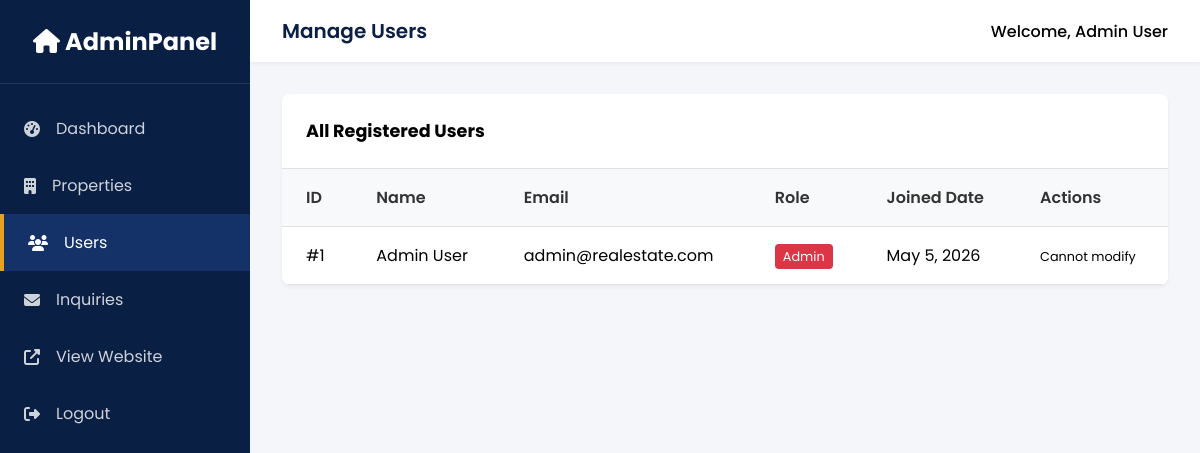
The page /admin/users.php (signed in) on the database its author committed.
### tables this page shows
CREATE TABLE IF NOT EXISTS users (
    id INT AUTO_INCREMENT PRIMARY KEY,
    name VARCHAR(100) NOT NULL,
    email VARCHAR(100) NOT NULL UNIQUE,
    password VARCHAR(255) NOT NULL,
    role ENUM('user', 'admin') DEFAULT 'user',
    phone VARCHAR(20),
    created_at TIMESTAMP DEFAULT CURRENT_TIMESTAMP
);

### admin/users.php (the view, shortened to what this page needs)
<?php
require_once '../config/database.php';
include 'includes/header.php';
$stmt = $pdo->query("SELECT * FROM users ORDER BY created_at DESC");
$users = $stmt->fetchAll();
?>
<div class="card">
    <div class="card-header">
        <h3 style="font-size: 1.1rem;">All Registered Users</h3>
    </div>
    <div class="table-responsive">
        <table>
            <thead>
                <tr>
                    <th>ID</th>
                    <th>Name</th>
                    <th>Email</th>
                    <th>Role</th>
                    <th>Joined Date</th>
                    <th>Actions</th>
                </tr>
            </thead>
            <tbody>
                <?php if(count($users) > 0): ?>
                    <?php foreach ($users as $u): ?>
                    <tr>
                        <td>#<?= $u['id'] ?></td>
                        <td><?= htmlspecialchars($u['name']) ?></td>
                        <td><?= htmlspecialchars($u['email']) ?></td>
                        <td>
                            <span class="badge <?= $u['role'] == 'admin' ? 'badge-sold' : 'badge-active' ?>">
                                <?= ucfirst($u['role']) ?>
                            </span>
                        </td>
                        <td><?= date('M j, Y', strtotime($u['created_at'])) ?></td>
                        <td>
                            <?php if($u['role'] !== 'admin'): ?>
                                <a href="?action=delete&id=<?= $u['id'] ?>" class="btn btn-sm btn-danger" onclick="return confirm('Are you sure you want to delete this user? This will also delete their properties.');" title="Delete User"><i class="fas fa-trash"></i></a>
                            <?php else: ?>
                                <span class="text-light" style="font-size: 0.8rem;">Cannot modify</span>
                            <?php endif; ?>
                        </td>
                    </tr>
                    <?php endforeach; ?>
                <?php else: ?>
                    <tr><td colspan="6" class="text-center">No users found.</td></tr>
                <?php endif; ?>
            </tbody>
        </table>
    </div>
</div>
    </div>
</main>
</body>
</html>

### assets/css/admin.css (style rules this page uses)
:root { --primary-color: #0A1F44; --accent-color: #E8A020; --bg-color: #f4f6f9; --sidebar-bg: #0A1F44; --sidebar-hover: #153268; --text-dark: #333; --white: #fff; --border-color: #e0e0e0; }
* { margin: 0; padding: 0; box-sizing: border-box; }
body { font-family: 'Poppins', sans-serif; background-color: var(--bg-color); display: flex; min-height: 100vh; }
.card { background: var(--white); border-radius: 8px; box-shadow: 0 2px 4px rgba(0,0,0,0.05); overflow: hidden; }
.card-header { padding: 1.5rem; border-bottom: 1px solid var(--border-color); display: flex; justify-content: space-between; align-items: center; }
.table-responsive { overflow-x: auto; }
table { width: 100%; border-collapse: collapse; }
th, td { padding: 1rem 1.5rem; text-align: left; border-bottom: 1px solid var(--border-color); }
th { background-color: #f8f9fa; font-weight: 600; color: var(--text-dark); }
.badge { padding: 0.25rem 0.5rem; border-radius: 4px; font-size: 0.8rem; color: #fff; }
.badge-sold { background: #dc3545; }

### rows shown on the page
users: id "1", name "Admin User", email "admin@realestate.com", role "Admin", created_at "May 5, 2026", shows "Cannot modify"

### other values the page prints
$pageTitle "Manage Users"
$_SESSION['user_name'] "Admin User"
